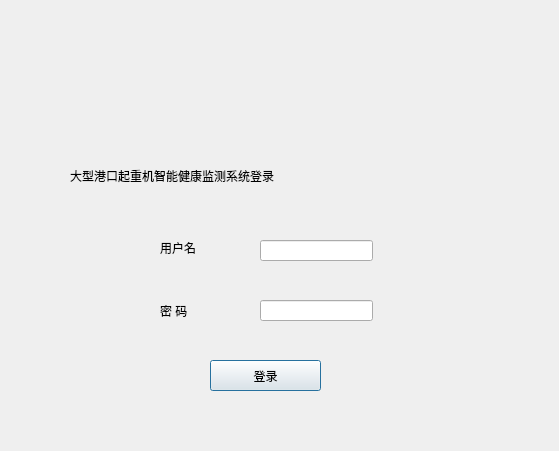
<?xml version="1.0" encoding="UTF-8"?>
<ui version="4.0">
 <class>Dialog</class>
 <widget class="QDialog" name="Dialog">
  <property name="geometry">
   <rect>
    <x>0</x>
    <y>0</y>
    <width>559</width>
    <height>451</height>
   </rect>
  </property>
  <property name="minimumSize">
   <size>
    <width>559</width>
    <height>451</height>
   </size>
  </property>
  <property name="maximumSize">
   <size>
    <width>559</width>
    <height>451</height>
   </size>
  </property>
  <property name="windowTitle">
   <string>登录</string>
  </property>
  <property name="windowIcon">
   <iconset>
    <normaloff>images/校徽.jpeg</normaloff>images/校徽.jpeg</iconset>
  </property>
  <widget class="QLineEdit" name="lineEdit_username">
   <property name="geometry">
    <rect>
     <x>260</x>
     <y>240</y>
     <width>113</width>
     <height>21</height>
    </rect>
   </property>
  </widget>
  <widget class="QLineEdit" name="lineEdit_password">
   <property name="geometry">
    <rect>
     <x>260</x>
     <y>300</y>
     <width>113</width>
     <height>21</height>
    </rect>
   </property>
   <property name="echoMode">
    <enum>QLineEdit::Password</enum>
   </property>
  </widget>
  <widget class="QLabel" name="passwordLabel">
   <property name="geometry">
    <rect>
     <x>160</x>
     <y>300</y>
     <width>51</width>
     <height>21</height>
    </rect>
   </property>
   <property name="styleSheet">
    <string notr="true">font: 10pt &quot;宋体&quot;;</string>
   </property>
   <property name="text">
    <string>密 码</string>
   </property>
  </widget>
  <widget class="QLabel" name="usernameLable">
   <property name="geometry">
    <rect>
     <x>160</x>
     <y>240</y>
     <width>72</width>
     <height>15</height>
    </rect>
   </property>
   <property name="styleSheet">
    <string notr="true">font: 10pt &quot;宋体&quot;;</string>
   </property>
   <property name="text">
    <string>用户名</string>
   </property>
  </widget>
  <widget class="QPushButton" name="btn_ok">
   <property name="geometry">
    <rect>
     <x>210</x>
     <y>360</y>
     <width>111</width>
     <height>31</height>
    </rect>
   </property>
   <property name="styleSheet">
    <string notr="true">font: 10pt &quot;宋体&quot;;</string>
   </property>
   <property name="text">
    <string>登录</string>
   </property>
  </widget>
  <widget class="QLabel" name="label_state">
   <property name="geometry">
    <rect>
     <x>10</x>
     <y>270</y>
     <width>72</width>
     <height>15</height>
    </rect>
   </property>
   <property name="text">
    <string/>
   </property>
  </widget>
  <widget class="QLabel" name="label">
   <property name="geometry">
    <rect>
     <x>70</x>
     <y>150</y>
     <width>411</width>
     <height>51</height>
    </rect>
   </property>
   <property name="styleSheet">
    <string notr="true">font: 14pt &quot;仿宋&quot;;</string>
   </property>
   <property name="text">
    <string>大型港口起重机智能健康监测系统登录</string>
   </property>
  </widget>
  <widget class="QLabel" name="label_2">
   <property name="geometry">
    <rect>
     <x>220</x>
     <y>10</y>
     <width>120</width>
     <height>120</height>
    </rect>
   </property>
   <property name="text">
    <string/>
   </property>
   <property name="pixmap">
    <pixmap>images/crane.jpeg</pixmap>
   </property>
   <property name="scaledContents">
    <bool>true</bool>
   </property>
  </widget>
 </widget>
 <resources/>
 <connections/>
</ui>
